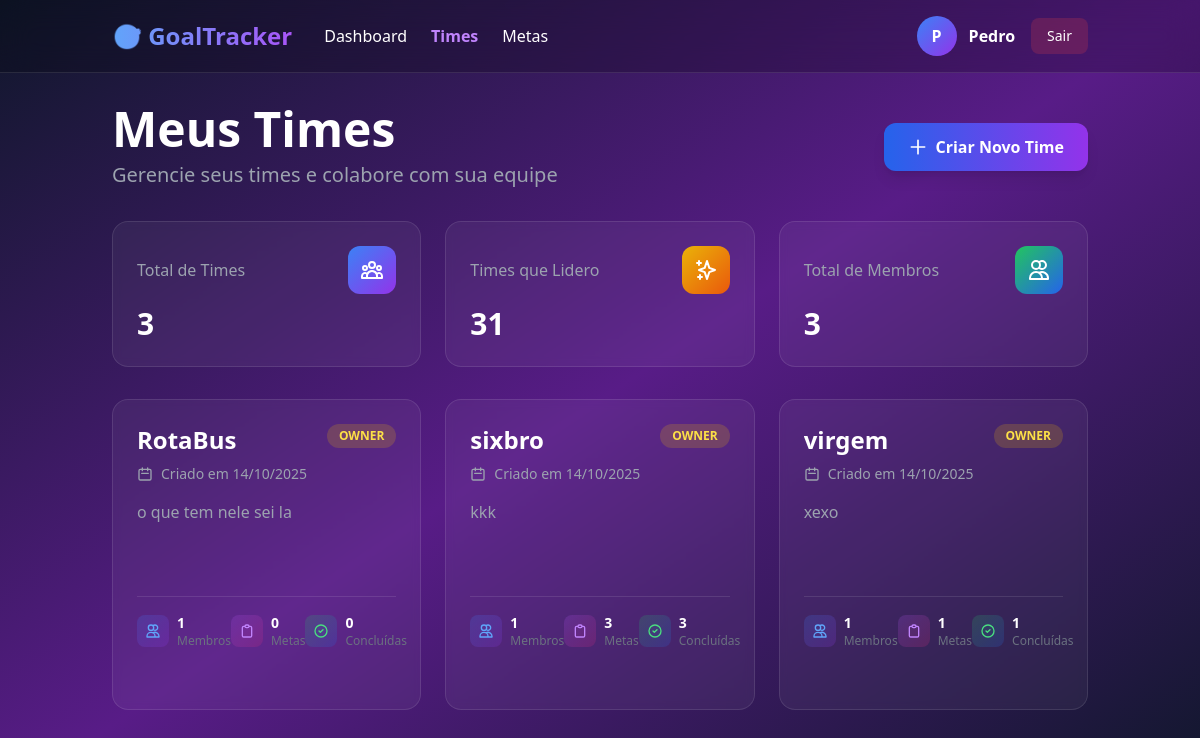
The app's page /team/ (signed in) with its own data.
### users/models.py (models this page shows, shortened)
class CustomUser(AbstractUser):
    photo = models.ImageField(upload_to="profiles/", blank=True, null=True)
    role = models.CharField(max_length=100, blank=True, null=True)

### teams/models.py (models this page shows, shortened)
class Team(models.Model):
    name = models.CharField(max_length=150)
    description = models.TextField(blank=True)
    owner = models.ForeignKey(CustomUser, on_delete=models.CASCADE, related_name='owned_teams')
    members = models.ManyToManyField(CustomUser, related_name="teams", blank=True)
    created_at = models.DateTimeField(auto_now_add=True)

### teams/views.py (the view)
# urls.py: path("", TeamListView.as_view(), name="team-list"),
class TeamListView(LoginRequiredMixin, ListView):
    model = Team
    template_name = 'teams/team_list.html'
    context_object_name = 'teams'
    def get_queryset(self):
        return self.request.user.teams.all()

### templates/teams/team_list.html (shortened to what this page needs)
{% load static %}
<!DOCTYPE html>
<html lang="pt-BR">
<head>
    <script src="https://cdn.tailwindcss.com"></script>
</head>
<body class="bg-gradient-to-br from-slate-900 via-purple-900 to-slate-900 text-white min-h-screen">
    <nav class="bg-black/20 backdrop-blur-lg border-b border-white/10">
        <div class="container mx-auto px-6 py-4">
            <div class="flex justify-between items-center">
                <div class="flex items-center gap-8">
                    <a href="{% url 'core:home' %}" class="text-2xl font-bold bg-gradient-to-r from-blue-400 to-purple-500 bg-clip-text text-transparent">
                    </a>
                    <div class="hidden md:flex gap-6">
                        <a href="{% url 'core:dashboard' %}" class="hover:text-purple-400 transition">Dashboard</a>
                        <a href="{% url 'team-list' %}" class="text-purple-400 font-semibold">Times</a>
                        <a href="{% url 'goal-list' %}" class="hover:text-purple-400 transition">Metas</a>
                    </div>
                </div>
                <div class="flex items-center gap-4">
                    <div class="flex items-center gap-3">
                        {% if user.photo %}
                        <img src="{{ user.photo.url }}" alt="{{ user.username }}" class="w-10 h-10 rounded-full border-2 border-purple-500">
                        {% else %}
                        <div class="w-10 h-10 rounded-full bg-gradient-to-br from-blue-500 to-purple-600 flex items-center justify-center font-bold">
                            {{ user.username|first|upper }}
                        </div>
                        {% endif %}
                        <div class="hidden md:block text-right">
                            <div class="font-semibold">{{ user.username }}</div>
                        </div>
                    </div>
                    <a href="{% url 'logout' %}" class="px-4 py-2 bg-red-500/20 hover:bg-red-500/30 rounded-lg transition text-sm">
                        Sair
                    </a>
                </div>
            </div>
        </div>
    </nav>
    <div class="container mx-auto px-6 py-8">
        <div class="flex flex-col md:flex-row justify-between items-start md:items-center gap-4 mb-8">
            <div>
                <h1 class="text-4xl md:text-5xl font-bold mb-2">Meus Times</h1>
                <p class="text-xl text-gray-400">Gerencie seus times e colabore com sua equipe</p>
            </div>
            <a href="{% url 'team-create' %}" class="px-6 py-3 bg-gradient-to-r from-blue-600 to-purple-600 hover:from-blue-700 hover:to-purple-700 rounded-xl font-semibold transition-all duration-300 hover:scale-105 shadow-lg flex items-center gap-2">
                <svg class="w-5 h-5" fill="none" stroke="currentColor" viewBox="0 0 24 24">
                    <path stroke-linecap="round" stroke-linejoin="round" stroke-width="2" d="M12 4v16m8-8H4"/>
                </svg>
                Criar Novo Time
            </a>
        </div>
        <div class="grid grid-cols-1 md:grid-cols-3 gap-6 mb-8">
            <div class="bg-white/5 backdrop-blur-sm rounded-2xl p-6 border border-white/10">
                <div class="flex items-center justify-between mb-3">
                    <div class="text-gray-400">Total de Times</div>
                    <div class="w-12 h-12 bg-gradient-to-br from-blue-500 to-purple-600 rounded-xl flex items-center justify-center">
                    </div>
                </div>
                <div class="text-3xl font-bold">{{ teams.count }}</div>
            </div>
            <div class="bg-white/5 backdrop-blur-sm rounded-2xl p-6 border border-white/10">
                <div class="flex items-center justify-between mb-3">
                    <div class="text-gray-400">Times que Lidero</div>
                    <div class="w-12 h-12 bg-gradient-to-br from-yellow-500 to-orange-600 rounded-xl flex items-center justify-center">
                        <svg class="w-6 h-6" fill="none" stroke="currentColor" viewBox="0 0 24 24">
                            <path stroke-linecap="round" stroke-linejoin="round" stroke-width="2" d="M5 3v4M3 5h4M6 17v4m-2-2h4m5-16l2.286 6.857L21 12l-5.714 2.143L13 21l-2.286-6.857L5 12l5.714-2.143L13 3z"/>
                        </svg>
                    </div>
                </div>
                <div class="text-3xl font-bold">{{ teams|length|add:"0" }}{% for team in teams %}{% if team.owner == user %}{% if forloop.first %}{{ forloop.counter }}{% endif %}{% endif %}{% endfor %}</div>
            </div>
            <div class="bg-white/5 backdrop-blur-sm rounded-2xl p-6 border border-white/10">
                <div class="flex items-center justify-between mb-3">
                    <div class="text-gray-400">Total de Membros</div>
                    <div class="w-12 h-12 bg-gradient-to-br from-green-500 to-blue-600 rounded-xl flex items-center justify-center">
                        <svg class="w-6 h-6" fill="none" stroke="currentColor" viewBox="0 0 24 24">
                            <path stroke-linecap="round" stroke-linejoin="round" stroke-width="2" d="M12 4.354a4 4 0 110 5.292M15 21H3v-1a6 6 0 0112 0v1zm0 0h6v-1a6 6 0 00-9-5.197M13 7a4 4 0 11-8 0 4 4 0 018 0z"/>
                        </svg>
                    </div>
                </div>
                <div class="text-3xl font-bold">
                    {{ teams.count|default:"0" }}
                </div>
            </div>
        </div>
        {% if teams %}
        <div class="grid md:grid-cols-2 lg:grid-cols-3 gap-6">
            {% for team in teams %}
            <a href="{% url 'team-detail' team.pk %}" class="group bg-white/5 backdrop-blur-sm rounded-2xl p-6 border border-white/10 hover:bg-white/10 transition-all duration-300 hover:scale-105 hover:shadow-2xl">
                <div class="flex items-start justify-between mb-4">
                    <div class="flex-1">
                        <h3 class="text-2xl font-bold mb-2 group-hover:text-purple-400 transition line-clamp-1">
                            {{ team.name }}
                        </h3>
                        <div class="flex items-center gap-2 text-sm text-gray-400">
                            <svg class="w-4 h-4" fill="none" stroke="currentColor" viewBox="0 0 24 24">
                                <path stroke-linecap="round" stroke-linejoin="round" stroke-width="2" d="M8 7V3m8 4V3m-9 8h10M5 21h14a2 2 0 002-2V7a2 2 0 00-2-2H5a2 2 0 00-2 2v12a2 2 0 002 2z"/>
                            </svg>
                            <span>Criado em {{ team.created_at|date:"d/m/Y" }}</span>
                        </div>
                    </div>
                    {% if team.owner == user %}
                    <span class="px-3 py-1 bg-yellow-500/20 text-yellow-300 rounded-full text-xs font-bold">
                        OWNER
                    </span>
                    {% endif %}
                </div>
                <p class="text-gray-400 mb-6 line-clamp-3 min-h-[72px]">
                    {{ team.description|default:"Sem descrição disponível." }}
                </p>
                <div class="flex items-center justify-between pt-4 border-t border-white/10">
                    <div class="flex items-center gap-2 text-sm">
                        <div class="w-8 h-8 bg-gradient-to-br from-blue-500/20 to-purple-600/20 rounded-lg flex items-center justify-center">
                            <svg class="w-4 h-4 text-blue-400" fill="none" stroke="currentColor" viewBox="0 0 24 24">
                                <path stroke-linecap="round" stroke-linejoin="round" stroke-width="2" d="M12 4.354a4 4 0 110 5.292M15 21H3v-1a6 6 0 0112 0v1zm0 0h6v-1a6 6 0 00-9-5.197M13 7a4 4 0 11-8 0 4 4 0 018 0z"/>
                            </svg>
                        </div>
                        <div>
                            <div class="font-semibold text-white">{{ team.members.count }}</div>
                            <div class="text-xs text-gray-500">Membros</div>
                        </div>
                    </div>
                    <div class="flex items-center gap-2 text-sm">
                        <div class="w-8 h-8 bg-gradient-to-br from-purple-500/20 to-pink-600/20 rounded-lg flex items-center justify-center">
                            <svg class="w-4 h-4 text-purple-400" fill="none" stroke="currentColor" viewBox="0 0 24 24">
                                <path stroke-linecap="round" stroke-linejoin="round" stroke-width="2" d="M9 5H7a2 2 0 00-2 2v12a2 2 0 002 2h10a2 2 0 002-2V7a2 2 0 00-2-2h-2M9 5a2 2 0 002 2h2a2 2 0 002-2M9 5a2 2 0 012-2h2a2 2 0 012 2"/>
                            </svg>
                        </div>
                        <div>
                            <div class="font-semibold text-white">{{ team.goals.count }}</div>
                            <div class="text-xs text-gray-500">Metas</div>
                        </div>
                    </div>
                    <div class="flex items-center gap-2 text-sm">
                        <div class="w-8 h-8 bg-gradient-to-br from-green-500/20 to-blue-600/20 rounded-lg flex items-center justify-center">
                            <svg class="w-4 h-4 text-green-400" fill="none" stroke="currentColor" viewBox="0 0 24 24">
                                <path stroke-linecap="round" stroke-linejoin="round" stroke-width="2" d="M9 12l2 2 4-4m6 2a9 9 0 11-18 0 9 9 0 0118 0z"/>
                            </svg>
                        </div>
                        <div>
                            <div class="font-semibold text-white">{{ team.goals.filter.count }}</div>
                            <div class="text-xs text-gray-500">Concluídas</div>
                        </div>
                    </div>
                </div>
            </a>
            {% endfor %}
        </div>
        {% endif %}
    </div>
</body>
</html>

### records on screen
CustomUser: username|first "P", username "Pedro"
Team: name "RotaBus", created_at "14/10/2025", shows "OWNER", description "o que tem nele sei la", members.count "1", goals.count "0", goals.filter.count "0"
Team: name "sixbro", created_at "14/10/2025", shows "OWNER", description "kkk", members.count "1", goals.count "3", goals.filter.count "3"
Team: name "virgem", created_at "14/10/2025", shows "OWNER", description "xexo", members.count "1", goals.count "1", goals.filter.count "1"

### other values on screen
{{ teams.count }} "3"
{{ teams|length|add:"0" }} "3"
{{ teams.count|default:"0" }} "3"
